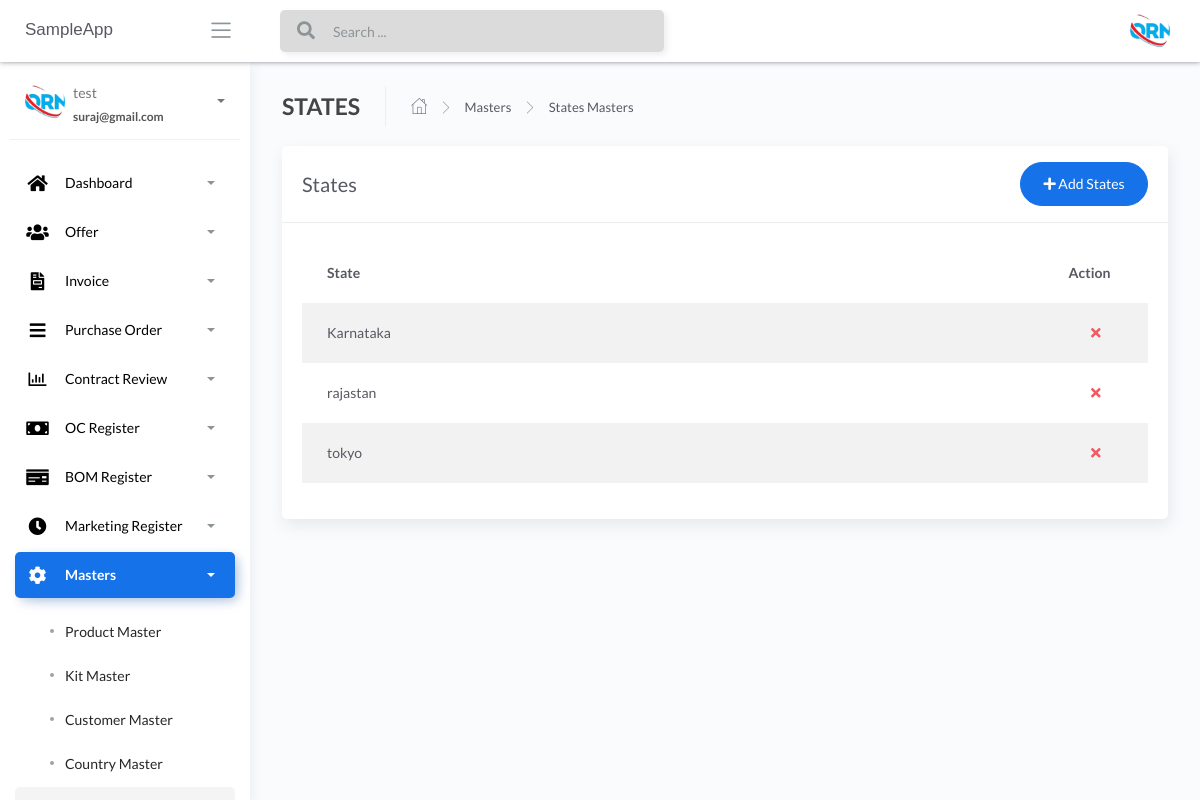
Page /State-masters (signed in) on the earlier database version.
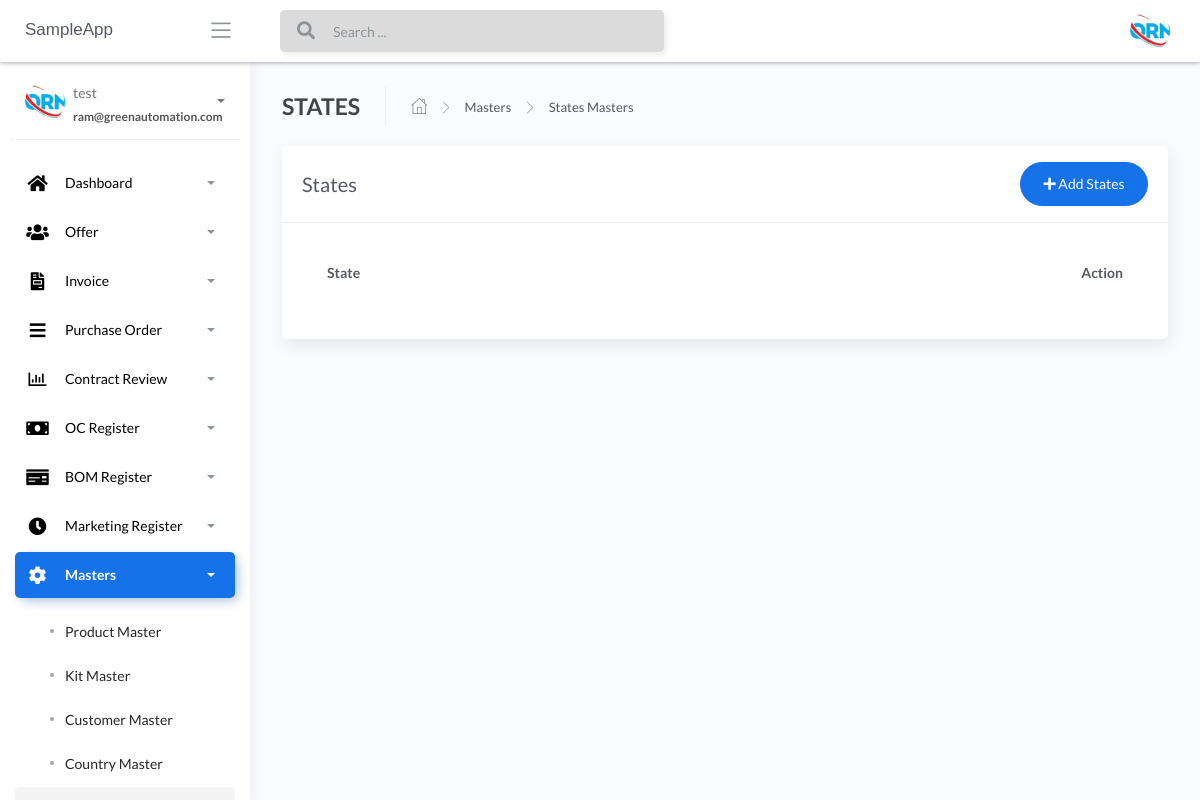
Same page on the later database version.
### apps/authentication/models.py (models this page shows, shortened)
class Users(db.Model, UserMixin):
    __tablename__ = 'Users'
    id = db.Column(db.Integer, primary_key=True)
    username = db.Column(db.String(64), unique=True)
    email = db.Column(db.String(64), unique=True)
    password = db.Column(db.LargeBinary)

### apps/home/models.py (models this page shows, shortened)
class StateMaster(db.Model):
    __tablename__ = "StateMaster"
    id = db.Column(db.Integer, primary_key=True)
    state_name_temp = db.Column(db.String())

### apps/home/routes.py (the view, shortened to what this page needs)
@blueprint.route('/State-masters', methods=['GET', 'POST'])
@login_required
def State_masters():
    if request.method == 'GET':
        users = StateMaster.query.all()
        return render_template('home/State-masters.html', users=users, segment='State-masters')

### apps/__init__.py (called while the page is built)
def configure_database(app):
    @app.before_first_request
    def initialize_database():
        db.create_all()
    @app.teardown_request
    def shutdown_session(exception=None):
        db.session.remove()

### apps/authentication/models.py (called while the page is built)
@login_manager.user_loader
def user_loader(id):
    return Users.query.filter_by(id=id).first()

### apps/templates/home/State-masters.html (shortened to what this page needs)
{% extends "layouts/base.html" %}
{% block content %}
	<div class="content">
		<div class="page-inner">
			<div class="page-header">
				<h4 class="page-title">STATES</h4>
				<ul class="breadcrumbs">
					<li class="nav-home">
						<a href="#">
							<i class="flaticon-home"></i>
						</a>
					</li>
					<li class="separator">
						<i class="flaticon-right-arrow"></i>
					</li>
					<li class="nav-item">
						<a href="#">Masters</a>
					</li>
					<li class="separator">
						<i class="flaticon-right-arrow"></i>
					</li>
					<li class="nav-item">
						<a href="#">States Masters</a>
					</li>
				</ul>
			</div>
			<div class="row">
				<div class="col-md-12">
					<div class="card">
						<div class="card-header">
							<div class="d-flex align-items-center">
								<h4 class="card-title">States</h4>
								<button class="btn btn-primary btn-round ml-auto" data-toggle="modal" data-target="#addRowModal">
									<i class="fa fa-plus"></i>
									Add States
								</button>
							</div>
						</div>
						<div class="card-body">
							<div class="table-responsive">
								<table id="add-row" class="display table table-striped table-hover" >
									<thead>
										<tr>
											<th>State</th>
											<th style="width: 10%">Action</th>
										</tr>
									</thead>
									<tbody>
										{% for user in users %}
											<tr
											{% if loop.index %2==0 %}
											{% else %}
											{% endif %}
											>
											<td>{{user.state_name_temp}}</td>
											<td>
											<div class="form-button-action">
											<span style="font-size: 24px;color:red;">
											<a href="/{{user.id}}/deletestate" type="button" data-toggle="tooltip" title="" class="btn btn-link btn-danger" data-original-title="Remove"> <i class="fas fa-times"></i></a>
											</span>
											</div>
											</td>
										</tr>
									{% endfor %}
									</tbody>
								</table>
							</div>
						</div>
					</div>
				</div>
			</div>
		</div>
	</div>
{% endblock content %}

### apps/templates/includes/sidebar.html (shortened to what the changed rows need)
		<div class="sidebar sidebar-style-2" data-background-color="white">
			<div class="sidebar-wrapper scrollbar scrollbar-inner">
				<div class="sidebar-content">
				{% if current_user.is_authenticated %}
					<div class="user">
						<div class="avatar-sm float-left mr-2">
							<img src="/static/assets/img/logo.jpg" alt="..." class="avatar-img rounded-circle">
						</div>
						<div class="info">
							<a data-toggle="collapse" href="#collapseExample" aria-expanded="true">
								<span>
									{{ current_user.username }}
									<span class="user-level">
										{{ current_user.email }}
									</span>
									<span class="caret"></span>
								</span>
							</a>
						</div>
					</div>
					<ul class="nav nav-primary">
						<li class="nav-item {% if 'dashboard' in segment %} active {% endif %}">
							<a data-toggle="collapse" href="#dashboard" aria-expanded="false">
								<i style="color:black;" class="fas fa-home"></i>
								<p style="color:black;">Dashboard</p>
								<span class="caret"></span>
							</a>
						</li>
						<li class="nav-item {% if 'offer-' in segment %} active {% endif %}">
							<a data-toggle="collapse" href="#base">
								<i  style="color:black;" class="fas fa-users"></i>
								<p  style="color:black;">Offer</p>
								<span class="caret"></span>
							</a>
						</li>
						<li class="nav-item {% if 'invoice' in segment %} active {% endif %}">
							<a data-toggle="collapse" href="#invoice">
								<i  style="color:black;" class="fas fa-file-invoice"></i>
								<p  style="color:black;">Invoice</p>
								<span class="caret"></span>
							</a>
						</li>
						<li class="nav-item {% if 'purchaseorder' in segment %} active {% endif %}">
							<a data-toggle="collapse" href="#purchaseorder">
								<i  style="color:black;" class="fas fa-bars"></i>
								<p  style="color:black;">Purchase Order</p>
								<span class="caret"></span>
							</a>
						</li>
						<li class="nav-item {% if 'contractreview' in segment %} active {% endif %}">
							<a data-toggle="collapse" href="#contractreview">
								<i  style="color:black;" class="far fa-chart-bar"></i>
								<p  style="color:black;">Contract Review</p>
								<span class="caret"></span>
							</a>
						</li>
						<li class="nav-item {% if 'OcRegister' in segment %} active {% endif %}">
							<a data-toggle="collapse" href="#OcRegister">
								<i  style="color:black;" class="fas fa-money-bill"></i>
								<p  style="color:black;">OC Register</p>
								<span class="caret"></span>
							</a>
						</li>
						<li class="nav-item {% if 'BOMRegister' in segment %} active {% endif %}">
							<a data-toggle="collapse" href="#BOMRegister">
								<i  style="color:black;" class="fas fa-money-check"></i>
								<p  style="color:black;">BOM Register</p>
								<span class="caret"></span>
							</a>
						</li>
						<li class="nav-item {% if 'MarketingRegister' in segment %} active {% endif %}">
							<a data-toggle="collapse" href="#MarketingRegister">
								<i  style="color:black;" class="fas fa-clock"></i>
								<p  style="color:black;">Marketing Register</p>
								<span class="caret"></span>
							</a>
						</li>
						<li class="nav-item {% if 'masters' in segment %} active {% endif %}">
							<a data-toggle="collapse" href="#masters">
								<i  style="color:black;" class="fas fa-cog fa-spin"></i>
								<p  style="color:black;">Masters</p>
								<span class="caret"></span>
							</a>
							<div class="collapse {% if 'masters' in segment %} show {% endif %}" id="masters">
								<ul class="nav nav-collapse">
									<li class="{% if 'Product-masters' in segment %} active {% endif %}">
										<a href="/Product-masters">
											<span  style="color:black;" class="sub-item">Product Master</span>
										</a>
									</li>
									<li class="{% if 'Kit-masters' in segment %} active {% endif %}">
										<a href="/Kit-masters">
											<span  style="color:black;"class="sub-item">Kit Master</span>
										</a>
									</li>
									<li class="{% if 'Customer-masters' in segment %} active {% endif %}">
										<a href="/Customer-masters">
											<span  style="color:black;" class="sub-item">Customer Master</span>
										</a>
									</li>
									<li class="{% if 'Country-masters' in segment %} active {% endif %}">
										<a href="/Country-masters">
											<span  style="color:black;" class="sub-item">Country Master</span>
										</a>
									</li>
									<li class="{% if 'State-masters' in segment %} active {% endif %}">
										<a href="/State-masters">
										</a>
									</li>
								</ul>
							</div>
						</li>
					</ul>
				{% endif %}
				</div>
			</div>
		</div>

Differences in the rows shown:
removed StateMaster: state_name_temp "Karnataka"
removed StateMaster: state_name_temp "rajastan"
removed StateMaster: state_name_temp "tokyo"
changed Users "test": email "suraj@gmail.com" → "ram@greenautomation.com"
